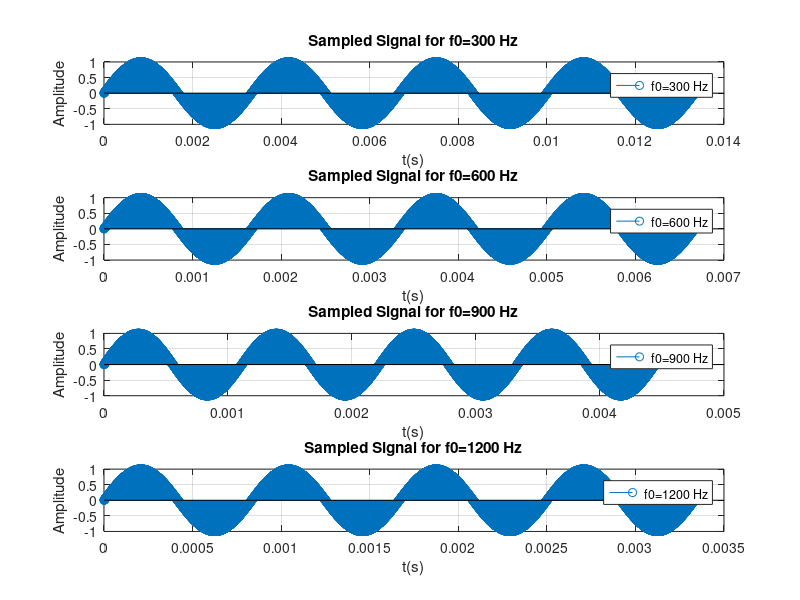
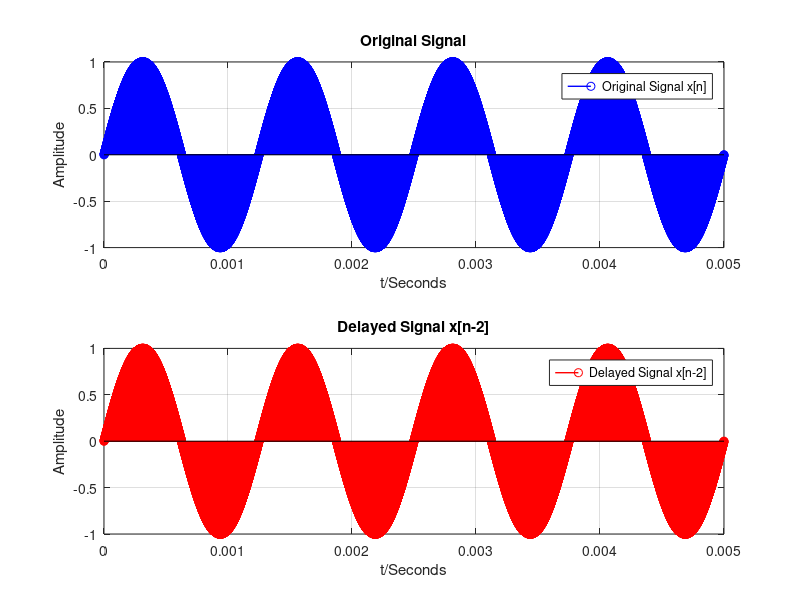
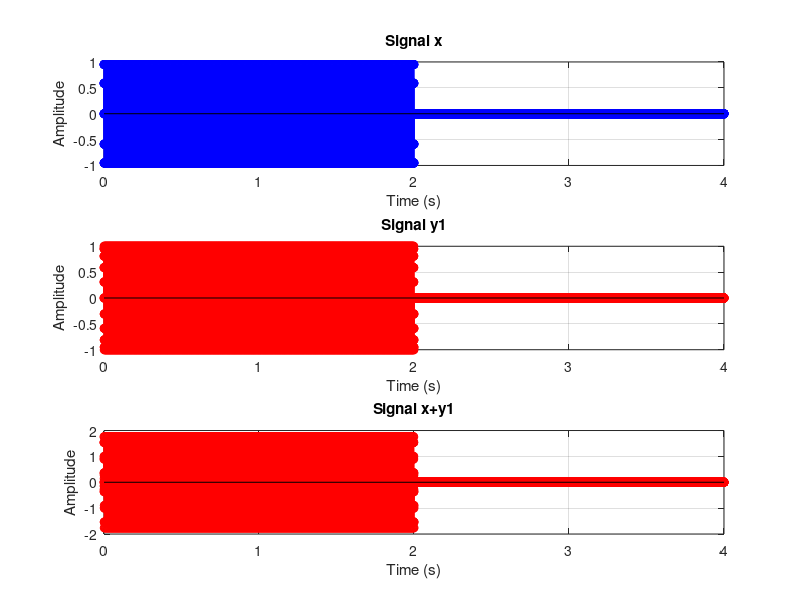
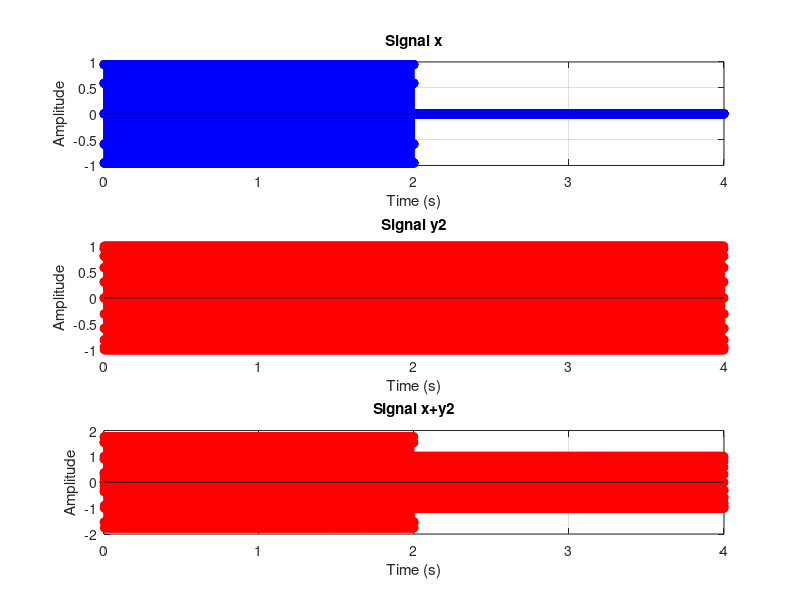

Here is the MATLAB script that generated these plots, in order:
%set up duration and frequencies
d = 2;
f0 = 300:300:1200;
fs = 8000;
figure;
for i = 1:length(f0)
  f0_values = f0(i);
  T0 = 1/f0_values;
  t = 0:(4*T0/fs):(4*T0);
  x = sin(2*pi*f0_values*t);
  %sound(x, f0_values);
  subplot(length(f0), 1,i);
  stem(t,x,'o','DisplayName',['f0=' num2str(f0_values) ' Hz'])
  title(['Sampled Signal for f0=' num2str(f0_values) ' Hz']);
  xlabel('t(s)');
  ylabel('Amplitude');
  % xlim([0  1]);
  % ylim([-1 1]);
  grid on;
  legend;
end
% Original Signal
fs = 8000;
f0 = 800;
T0 = 1/f0;
t = 0:(4*T0/fs):(4*T0);
x = sin(2*pi*f0*t);
delay_seconds = 2;
delay_samples = round(delay_seconds*fs);
delayed_signal = sin(2*pi*f0*(t-delay_seconds));
% plot and subplot the figures
figure;
subplot(2,1,1);
stem(t,x,'b','DisplayName','Original Signal x[n]', 'Linewidth',1);
title('Original Signal');
xlabel('t/Seconds');
ylabel('Amplitude');
grid on;
legend;
subplot(2,1,2);
stem(t,delayed_signal,'r','DisplayName','Delayed Signal x[n-2]', 'Linewidth',1);
title('Delayed Signal x[n-2]');
xlabel('t/Seconds');
ylabel('Amplitude');
grid on;
legend;
% Constants
fs = 8000;   
f0_x = 800;  
f0_y = 400;  
d_x = 2;     
d_y2 = 4;    
d_y3 = 2;    
% Create time vectors
t_x = (0:(fs*d_x)-1) / fs;
t_y2 = (0:(fs*d_y2)-1) / fs;
t_y3 = (1:(fs*d_y3)-1) / fs;
% Generate signals for x, y1, y2 and y3
x = sin(2*pi*f0_x*t_x);
y1 = sin(2*pi*f0_y*t_x);
y2 = sin(2*pi*f0_y*t_y2);
y3 = sin(2*pi*f0_y*t_y3);
% make them to the same length
x = [x zeros(1,32000-length(t_x))];
y1 = [y1 zeros(1,32000-length(t_x))];
y2 = [y2 zeros(1,32000-length(t_y2))];
y3 = [zeros(1,24000-length(t_y3)),y3];
y3 = [y3 zeros(1,23999-length(t_y3))];
%convolution part
y1_conv = conv(x, y1, 'same');
y2_conv = conv(x, y2, 'same');
y3_conv = conv(x, y3, 'same');
% Plot Signal x+y1
figure;
subplot(3,1,1);
stem(t_y2, x, 'b', 'LineWidth', 0.1, 'DisplayName', 'x(t)');
title('Signal x');
xlabel('Time (s)');
ylabel('Amplitude');
grid on;
subplot(3,1,2);
stem(t_y2, y1, 'r', 'LineWidth', 0.1, 'DisplayName', 'y1(t)');
title('Signal y1');
xlabel('Time (s)');
ylabel('Amplitude');
grid on;
subplot(3,1,3);
stem(t_y2, x+y1, 'r', 'LineWidth', 0.1, 'DisplayName', 'y1(t)');
title('Signal x+y1');
xlabel('Time (s)');
ylabel('Amplitude');
grid on;
% Plot Signal x+y2
figure;
subplot(3,1,1);
stem(t_y2, x, 'b', 'LineWidth', 0.1, 'DisplayName', 'x(t)');
hold on;
title('Signal x');
xlabel('Time (s)');
ylabel('Amplitude');
grid on;
subplot(3,1,2);
stem(t_y2, y2, 'r', 'LineWidth', 0.1, 'DisplayName', 'y1(t)');
hold on;
title('Signal y2');
xlabel('Time (s)');
ylabel('Amplitude');
grid on;
subplot(3,1,3);
stem(t_y2, x+y2, 'r', 'LineWidth', 0.1, 'DisplayName', 'y1(t)');
hold on;
title('Signal x+y2');
xlabel('Time (s)');
ylabel('Amplitude');
grid on;
% Plot Signal x+y3
figure;
subplot(3,1,1);
stem(t_y2, x, 'b', 'LineWidth', 2, 'DisplayName', 'x(t)');
title('Signal x');
xlabel('Time (s)');
ylabel('Amplitude');
grid on;
subplot(3,1,2);
stem(t_y2, y3, 'r', 'LineWidth', 2, 'DisplayName', 'y1(t)');
title('Signal y3');
xlabel('Time (s)');
ylabel('Amplitude');
grid on;
subplot(3,1,3);
stem(t_y2, x+y3, 'r', 'LineWidth', 2, 'DisplayName', 'y1(t)');
title('Signal x+y3');
xlabel('Time (s)');
ylabel('Amplitude');
grid on;
% Plot Signal x*y1
figure;
subplot(3,1,1);
stem(t_y2, x, 'b', 'LineWidth', 0.1, 'DisplayName', 'x(t)');
title('Signal x');
xlabel('Time (s)');
ylabel('Amplitude');
grid on;
subplot(3,1,2);
stem(t_y2, y1, 'r', 'LineWidth', 0.1, 'DisplayName', 'y1(t)');
title('Signal y1');
xlabel('Time (s)');
ylabel('Amplitude');
grid on;
subplot(3,1,3);
stem(t_y2, x.*y1, 'r', 'LineWidth', 0.1, 'DisplayName', 'y1(t)');
title('Signal x*y1');
xlabel('Time (s)');
ylabel('Amplitude');
grid on;
% Plot Signal x*y2
figure;
subplot(3,1,1);
stem(t_y2, x, 'b', 'LineWidth', 0.1, 'DisplayName', 'x(t)');
hold on;
title('Signal x');
xlabel('Time (s)');
ylabel('Amplitude');
grid on;
subplot(3,1,2);
stem(t_y2, y2, 'r', 'LineWidth', 0.1, 'DisplayName', 'y1(t)');
hold on;
title('Signal y2');
xlabel('Time (s)');
ylabel('Amplitude');
grid on;
subplot(3,1,3);
stem(t_y2, x.*y2, 'r', 'LineWidth', 0.1, 'DisplayName', 'y1(t)');
hold on;
title('Signal x*y2');
xlabel('Time (s)');
ylabel('Amplitude');
grid on;
% Plot Signal x*y3
figure;
subplot(3,1,1);
stem(t_y2, x, 'b', 'LineWidth', 2, 'DisplayName', 'x(t)');
title('Signal x');
xlabel('Time (s)');
ylabel('Amplitude');
grid on;
subplot(3,1,2);
stem(t_y2, y3, 'r', 'LineWidth', 2, 'DisplayName', 'y1(t)');
title('Signal y3');
xlabel('Time (s)');
ylabel('Amplitude');
grid on;
subplot(3,1,3);
stem(t_y2, x.*y3, 'r', 'LineWidth', 2, 'DisplayName', 'y1(t)');
title('Signal x*y3');
xlabel('Time (s)');
ylabel('Amplitude');
grid on;
% Plot Convolve Signal x and y1
figure;
subplot(3,1,1);
stem(t_y2, x, 'b', 'LineWidth', 0.1, 'DisplayName', 'x(t)');
title('Signal x');
xlabel('Time (s)');
ylabel('Amplitude');
grid on;
subplot(3,1,2);
stem(t_y2, y1, 'r', 'LineWidth', 0.1, 'DisplayName', 'y1(t)');
title('Signal y1');
xlabel('Time (s)');
ylabel('Amplitude');
grid on;
subplot(3,1,3);
stem(t_y2, y1_conv, 'r', 'LineWidth', 0.1, 'DisplayName', 'y1(t)');
title('Convolve Signal x and y1');
xlabel('Time (s)');
ylabel('Amplitude');
grid on;
% Plot Convolve Signal x and y2
figure;
subplot(3,1,1);
stem(t_y2, x, 'b', 'LineWidth', 0.1, 'DisplayName', 'x(t)');
hold on;
title('Signal x');
xlabel('Time (s)');
ylabel('Amplitude');
grid on;
subplot(3,1,2);
stem(t_y2, y2, 'r', 'LineWidth', 0.1, 'DisplayName', 'y1(t)');
hold on;
title('Signal y2');
xlabel('Time (s)');
ylabel('Amplitude');
grid on;
subplot(3,1,3);
stem(t_y2, y2_conv, 'r', 'LineWidth', 0.1, 'DisplayName', 'y1(t)');
hold on;
title('Convolve Signal x and y2');
xlabel('Time (s)');
ylabel('Amplitude');
grid on;
% Plot Convolve Signal x and y3
figure;
subplot(3,1,1);
stem(t_y2, x, 'b', 'LineWidth', 2, 'DisplayName', 'x(t)');
title('Signal x');
xlabel('Time (s)');
ylabel('Amplitude');
grid on;
subplot(3,1,2);
stem(t_y2, y3, 'r', 'LineWidth', 2, 'DisplayName', 'y1(t)');
title('Signal y3');
xlabel('Time (s)');
ylabel('Amplitude');
grid on;
subplot(3,1,3);
stem(t_y2, y3_conv, 'r', 'LineWidth', 2, 'DisplayName', 'y1(t)');
title('Convolve Signal x and y3');
xlabel('Time (s)');
ylabel('Amplitude');
grid on;






